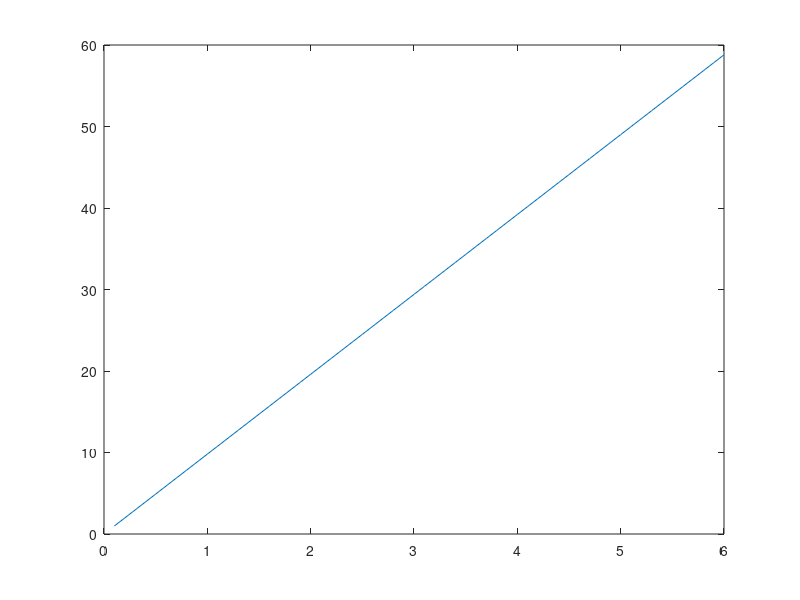

Write the MATLAB code that produced this figure.
%Parachute of Lander: @NikhilMishra

%Vars:
g = 9.8; % Acceleration due to Gravity m/s2
u = 0;

t = 0.1:0.1:6;
s = 0.5*g*power(t, 2);

v = u + g*t;

plot(t, v);

